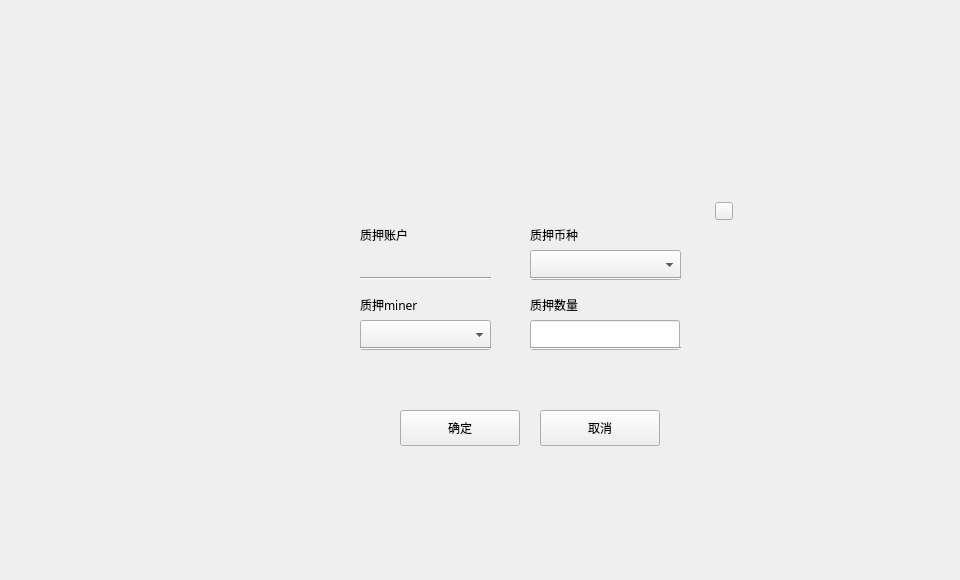
<?xml version="1.0" encoding="UTF-8"?>
<ui version="4.0">
 <class>LockToMinerDialog</class>
 <widget class="QDialog" name="LockToMinerDialog">
  <property name="geometry">
   <rect>
    <x>0</x>
    <y>0</y>
    <width>960</width>
    <height>580</height>
   </rect>
  </property>
  <property name="windowTitle">
   <string>Dialog</string>
  </property>
  <widget class="QWidget" name="widget" native="true">
   <property name="geometry">
    <rect>
     <x>0</x>
     <y>0</y>
     <width>960</width>
     <height>580</height>
    </rect>
   </property>
   <widget class="QWidget" name="containerWidget" native="true">
    <property name="geometry">
     <rect>
      <x>320</x>
      <y>190</y>
      <width>420</width>
      <height>300</height>
     </rect>
    </property>
    <property name="font">
     <font>
      <family>微软雅黑</family>
     </font>
    </property>
    <widget class="QLabel" name="label">
     <property name="geometry">
      <rect>
       <x>40</x>
       <y>30</y>
       <width>120</width>
       <height>30</height>
      </rect>
     </property>
     <property name="text">
      <string>质押账户</string>
     </property>
     <property name="alignment">
      <set>Qt::AlignLeading|Qt::AlignLeft|Qt::AlignVCenter</set>
     </property>
    </widget>
    <widget class="QToolButton" name="cancelBtn">
     <property name="geometry">
      <rect>
       <x>220</x>
       <y>220</y>
       <width>120</width>
       <height>36</height>
      </rect>
     </property>
     <property name="font">
      <font>
       <family>微软雅黑</family>
      </font>
     </property>
     <property name="cursor">
      <cursorShape>PointingHandCursor</cursorShape>
     </property>
     <property name="focusPolicy">
      <enum>Qt::NoFocus</enum>
     </property>
     <property name="styleSheet">
      <string notr="true"/>
     </property>
     <property name="text">
      <string>取消</string>
     </property>
    </widget>
    <widget class="QToolButton" name="okBtn">
     <property name="geometry">
      <rect>
       <x>80</x>
       <y>220</y>
       <width>120</width>
       <height>36</height>
      </rect>
     </property>
     <property name="font">
      <font>
       <family>微软雅黑</family>
      </font>
     </property>
     <property name="cursor">
      <cursorShape>PointingHandCursor</cursorShape>
     </property>
     <property name="focusPolicy">
      <enum>Qt::NoFocus</enum>
     </property>
     <property name="styleSheet">
      <string notr="true"/>
     </property>
     <property name="text">
      <string>确定</string>
     </property>
    </widget>
    <widget class="QToolButton" name="closeBtn">
     <property name="geometry">
      <rect>
       <x>395</x>
       <y>12</y>
       <width>18</width>
       <height>18</height>
      </rect>
     </property>
     <property name="cursor">
      <cursorShape>PointingHandCursor</cursorShape>
     </property>
     <property name="focusPolicy">
      <enum>Qt::NoFocus</enum>
     </property>
     <property name="styleSheet">
      <string notr="true"/>
     </property>
     <property name="text">
      <string/>
     </property>
    </widget>
    <widget class="QLabel" name="accountNameLabel">
     <property name="geometry">
      <rect>
       <x>40</x>
       <y>60</y>
       <width>120</width>
       <height>30</height>
      </rect>
     </property>
     <property name="text">
      <string/>
     </property>
     <property name="alignment">
      <set>Qt::AlignLeading|Qt::AlignLeft|Qt::AlignVCenter</set>
     </property>
    </widget>
    <widget class="QLabel" name="label_2">
     <property name="geometry">
      <rect>
       <x>40</x>
       <y>100</y>
       <width>81</width>
       <height>30</height>
      </rect>
     </property>
     <property name="text">
      <string>质押miner</string>
     </property>
     <property name="alignment">
      <set>Qt::AlignLeading|Qt::AlignLeft|Qt::AlignVCenter</set>
     </property>
    </widget>
    <widget class="QComboBox" name="minerComboBox">
     <property name="geometry">
      <rect>
       <x>40</x>
       <y>130</y>
       <width>131</width>
       <height>30</height>
      </rect>
     </property>
     <property name="font">
      <font>
       <family>微软雅黑</family>
       <weight>50</weight>
       <bold>false</bold>
      </font>
     </property>
     <property name="focusPolicy">
      <enum>Qt::NoFocus</enum>
     </property>
     <property name="styleSheet">
      <string notr="true"/>
     </property>
    </widget>
    <widget class="QLabel" name="label_3">
     <property name="geometry">
      <rect>
       <x>210</x>
       <y>100</y>
       <width>120</width>
       <height>30</height>
      </rect>
     </property>
     <property name="text">
      <string>质押数量</string>
     </property>
     <property name="alignment">
      <set>Qt::AlignLeading|Qt::AlignLeft|Qt::AlignVCenter</set>
     </property>
    </widget>
    <widget class="QLabel" name="label_4">
     <property name="geometry">
      <rect>
       <x>210</x>
       <y>30</y>
       <width>120</width>
       <height>30</height>
      </rect>
     </property>
     <property name="text">
      <string>质押币种</string>
     </property>
     <property name="alignment">
      <set>Qt::AlignLeading|Qt::AlignLeft|Qt::AlignVCenter</set>
     </property>
    </widget>
    <widget class="QComboBox" name="assetComboBox">
     <property name="geometry">
      <rect>
       <x>210</x>
       <y>60</y>
       <width>151</width>
       <height>30</height>
      </rect>
     </property>
     <property name="font">
      <font>
       <family>微软雅黑</family>
       <weight>50</weight>
       <bold>false</bold>
      </font>
     </property>
     <property name="focusPolicy">
      <enum>Qt::NoFocus</enum>
     </property>
     <property name="styleSheet">
      <string notr="true"/>
     </property>
    </widget>
    <widget class="QLineEdit" name="amountLineEdit">
     <property name="geometry">
      <rect>
       <x>210</x>
       <y>130</y>
       <width>150</width>
       <height>30</height>
      </rect>
     </property>
     <property name="contextMenuPolicy">
      <enum>Qt::DefaultContextMenu</enum>
     </property>
     <property name="styleSheet">
      <string notr="true"/>
     </property>
     <property name="maxLength">
      <number>20</number>
     </property>
    </widget>
    <widget class="Line" name="line">
     <property name="geometry">
      <rect>
       <x>40</x>
       <y>80</y>
       <width>131</width>
       <height>16</height>
      </rect>
     </property>
     <property name="orientation">
      <enum>Qt::Horizontal</enum>
     </property>
    </widget>
    <widget class="Line" name="line_2">
     <property name="geometry">
      <rect>
       <x>210</x>
       <y>80</y>
       <width>151</width>
       <height>16</height>
      </rect>
     </property>
     <property name="orientation">
      <enum>Qt::Horizontal</enum>
     </property>
    </widget>
    <widget class="Line" name="line_3">
     <property name="geometry">
      <rect>
       <x>210</x>
       <y>150</y>
       <width>151</width>
       <height>16</height>
      </rect>
     </property>
     <property name="orientation">
      <enum>Qt::Horizontal</enum>
     </property>
    </widget>
    <widget class="Line" name="line_4">
     <property name="geometry">
      <rect>
       <x>40</x>
       <y>150</y>
       <width>131</width>
       <height>16</height>
      </rect>
     </property>
     <property name="orientation">
      <enum>Qt::Horizontal</enum>
     </property>
    </widget>
   </widget>
  </widget>
 </widget>
 <resources/>
 <connections/>
</ui>
